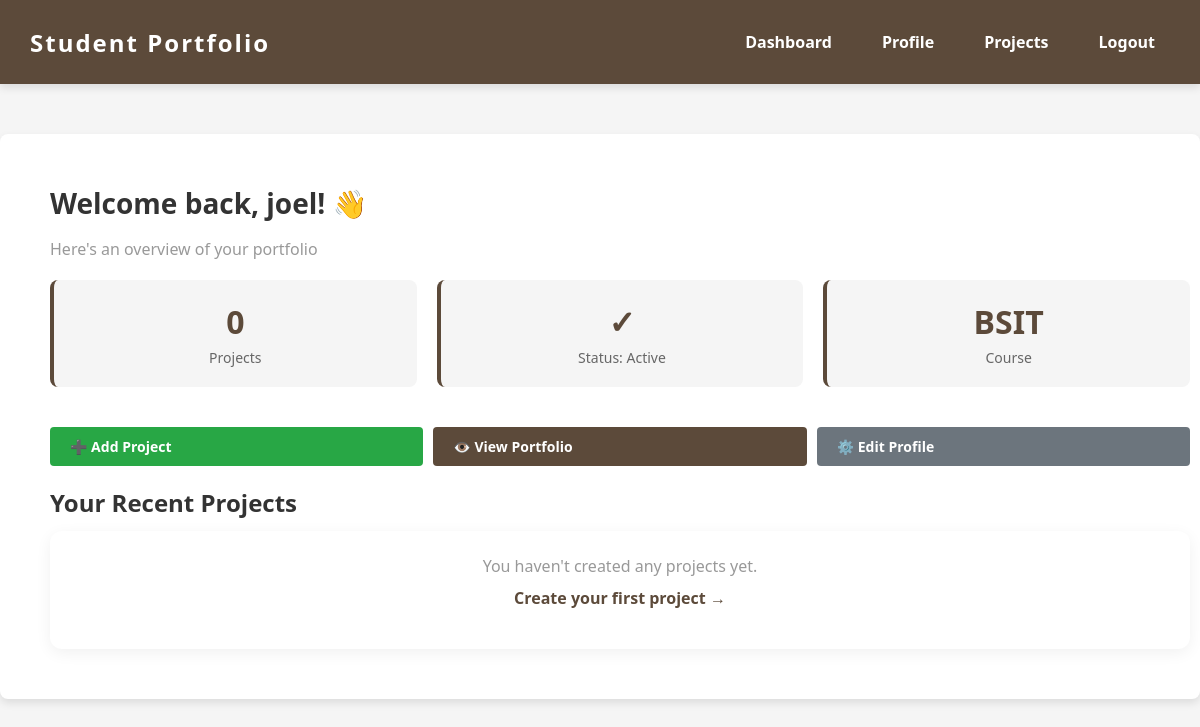
Page /dashboard (signed in) on the earlier database version.
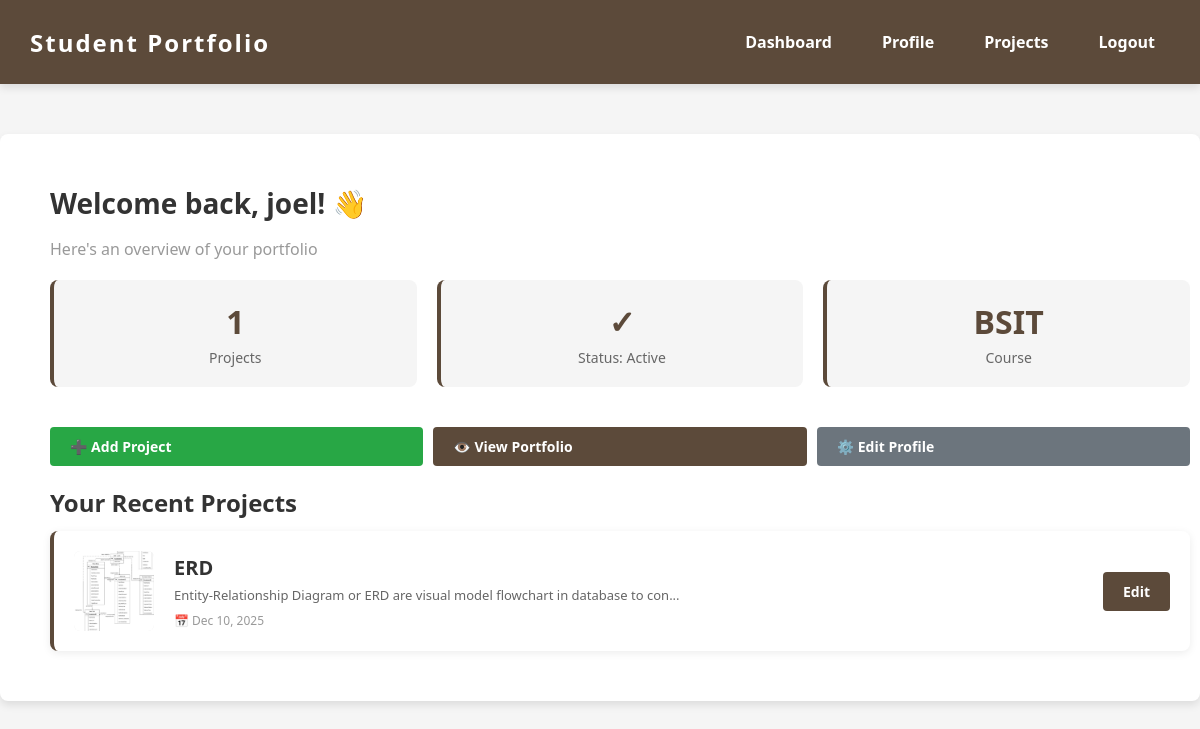
Same page on the later database version.
### app.py (models this page shows)
class Project(db.Model):
    id = db.Column(db.Integer, primary_key=True)
    title = db.Column(db.String(150), nullable=False)
    description = db.Column(db.Text)
    image_file = db.Column(db.String(255))
    date_posted = db.Column(db.DateTime, default=datetime.utcnow)
    user_id = db.Column(db.Integer, db.ForeignKey('user.id'))

### app.py (the view)
@app.route('/dashboard')
@login_required
def dashboard():
    projects = Project.query.filter_by(user_id=current_user.id).all()
    return render_template('dashboard.html', projects=projects)

### app.py (called while the page is built)
@login_manager.user_loader
def load_user(user_id):
    return User.query.get(int(user_id))

### templates/dashboard.html (shortened to what this page needs)
{% extends "layout.html" %}
{% block content %}
<div class="container">
  <h2 class="page-title">Welcome back, {{ current_user.username }}! 👋</h2>
  <p class="text-muted" style="margin-bottom: 20px;">Here's an overview of your portfolio</p>
  <div class="dashboard-stats">
    <div class="stat-card">
      <h3>{{ projects|length }}</h3>
      <p>Projects</p>
    </div>
    <div class="stat-card">
      <h3>✓</h3>
      <p>Status: Active</p>
    </div>
    <div class="stat-card">
      <h3>{{ current_user.course[:10] or 'N/A' }}</h3>
      <p>Course</p>
    </div>
  </div>
  <div style="display:flex; gap:10px; margin:20px 0; flex-wrap:wrap;">
    <a href="{{ url_for('projects') }}" class="btn btn-success" style="flex:1; min-width:150px;">➕ Add Project</a>
    <a href="{{ url_for('public_portfolio', username=current_user.username) }}" target="_blank" class="btn btn-primary" style="flex:1; min-width:150px;">👁️ View Portfolio</a>
    <a href="{{ url_for('profile') }}" class="btn btn-secondary" style="flex:1; min-width:150px;">⚙️ Edit Profile</a>
  </div>
  <h3 style="margin-bottom:12px;">Your Recent Projects</h3>
  {% if projects %}
  <div style="display:flex; flex-direction:column; gap:12px;">
    {% for p in projects %}
    <div class="list-card">
      <div style="width:80px; height:80px; flex-shrink:0; border-radius:6px; overflow:hidden; display:flex; align-items:center; justify-content:center; background:#f0f0f0;">
        {% if p.image_file %}
        <img src="{{ url_for('static', filename='uploads/' + p.image_file) }}" alt="{{ p.title }}" style="width:100%; height:100%; object-fit:cover;" />
        {% else %}
        <div class="no-image">No Image</div>
        {% endif %}
      </div>
      <div style="flex:1; min-width:0;">
        <h4 style="margin:0 0 5px 0;">{{ p.title }}</h4>
        <p class="muted small" style="margin:0 0 8px 0;">{{ p.description[:80] }}{% if p.description|length > 80 %}...{% endif %}</p>
        <p class="text-muted" style="font-size:12px; margin:0;">📅 {{ p.date_posted.strftime('%b %d, %Y') }}</p>
      </div>
      <div style="flex-shrink:0;">
        <a href="{{ url_for('edit_project', id=p.id) }}" class="btn btn-primary">Edit</a>
      </div>
    </div>
    {% endfor %}
  </div>
  {% else %}
  <div class="card text-center">
    <p class="text-muted" style="margin:0;">You haven't created any projects yet.</p>
    <p style="margin-top:10px;"><a href="{{ url_for('projects') }}" class="text-primary" style="font-weight:600;">Create your first project →</a></p>
  </div>
  {% endif %}
</div>
{% endblock %}

Differences in the rows shown:
added Project: image_file (picture), title "ERD", description "Entity-Relationship Diagram or ERD are visual model flowchart in database to con", date_posted "Dec 10, 2025"
Other differences:
{{ projects|length }}: "0" → "1"
text no longer shown: "You haven't created any projects yet. Create your first project →"
